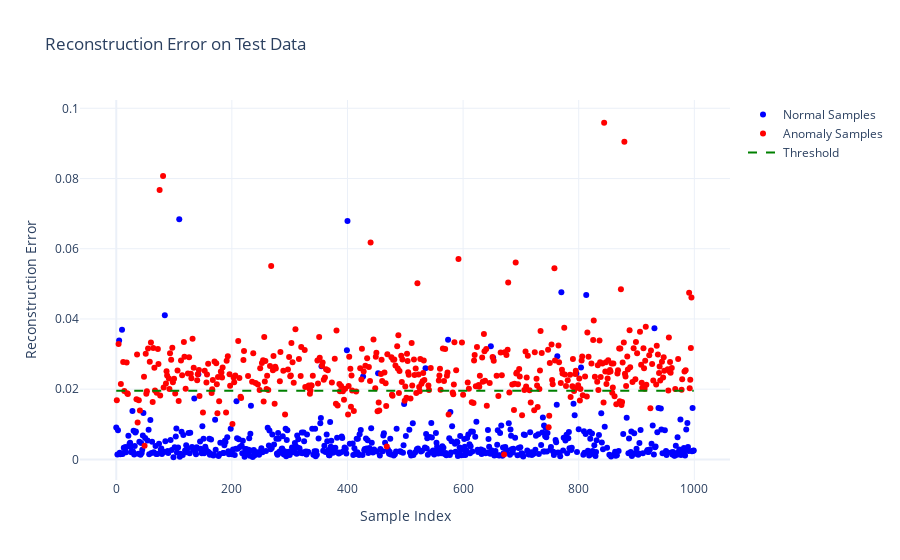
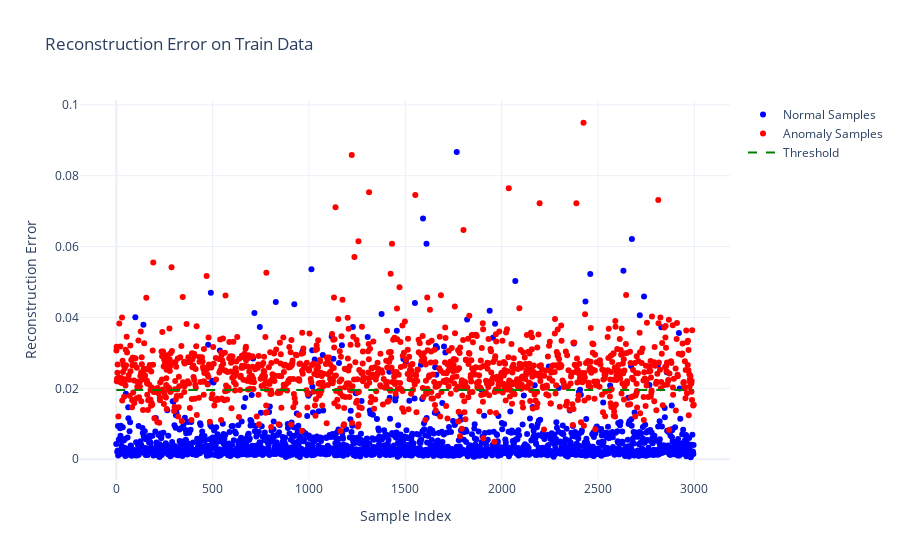

The code cell stored with these charts, in order, in its notebook:
### Code cell
import numpy as np
import tensorflow as tf
import plotly.graph_objects as go
from src.utils import plotters

# 假设 test_data 和 test_labels 是测试数据和标签
# 标签 1 表示正常样本，0 表示异常样本

# 在 Stage 1 训练完成后调用
plotters.plot_reconstruction_error(
    model, test_data, test_labels, threshold, "Reconstruction Error on Test Data"
)
plotters.plot_reconstruction_error(
    model, train_data, train_labels, threshold, "Reconstruction Error on Train Data"
)

### Figure 1 — Plotly figure (JSON) as saved in the notebook; plotly's stock layout.template omitted (floating-point values rounded to 4 significant figures; data arrays with more than 128 entries replaced by an {"elided": "..."} marker saying what was removed)
{"data": [{"marker": {"color": "blue"}, "mode": "markers", "name": "Normal Samples", "type": "scatter", "x": {"elided": "560 int values"}, "y": {"elided": "560 float values"}}, {"marker": {"color": "red"}, "mode": "markers", "name": "Anomaly Samples", "type": "scatter", "x": {"elided": "440 int values"}, "y": {"elided": "440 float values"}}, {"line": {"color": "green", "dash": "dash"}, "mode": "lines", "name": "Threshold", "type": "scatter", "x": {"elided": "1000 int values"}, "y": {"elided": "1000 float values"}}], "layout": {"title": {"text": "Reconstruction Error on Test Data"}, "xaxis": {"title": {"text": "Sample Index"}}, "yaxis": {"title": {"text": "Reconstruction Error"}}}}

### Figure 2 — Plotly figure (JSON) as saved in the notebook; plotly's stock layout.template omitted (floating-point values rounded to 4 significant figures; data arrays with more than 128 entries replaced by an {"elided": "..."} marker saying what was removed)
{"data": [{"marker": {"color": "blue"}, "mode": "markers", "name": "Normal Samples", "type": "scatter", "x": {"elided": "1771 int values"}, "y": {"elided": "1771 float values"}}, {"marker": {"color": "red"}, "mode": "markers", "name": "Anomaly Samples", "type": "scatter", "x": {"elided": "1227 int values"}, "y": {"elided": "1227 float values"}}, {"line": {"color": "green", "dash": "dash"}, "mode": "lines", "name": "Threshold", "type": "scatter", "x": {"elided": "2998 int values"}, "y": {"elided": "2998 float values"}}], "layout": {"title": {"text": "Reconstruction Error on Train Data"}, "xaxis": {"title": {"text": "Sample Index"}}, "yaxis": {"title": {"text": "Reconstruction Error"}}}}
